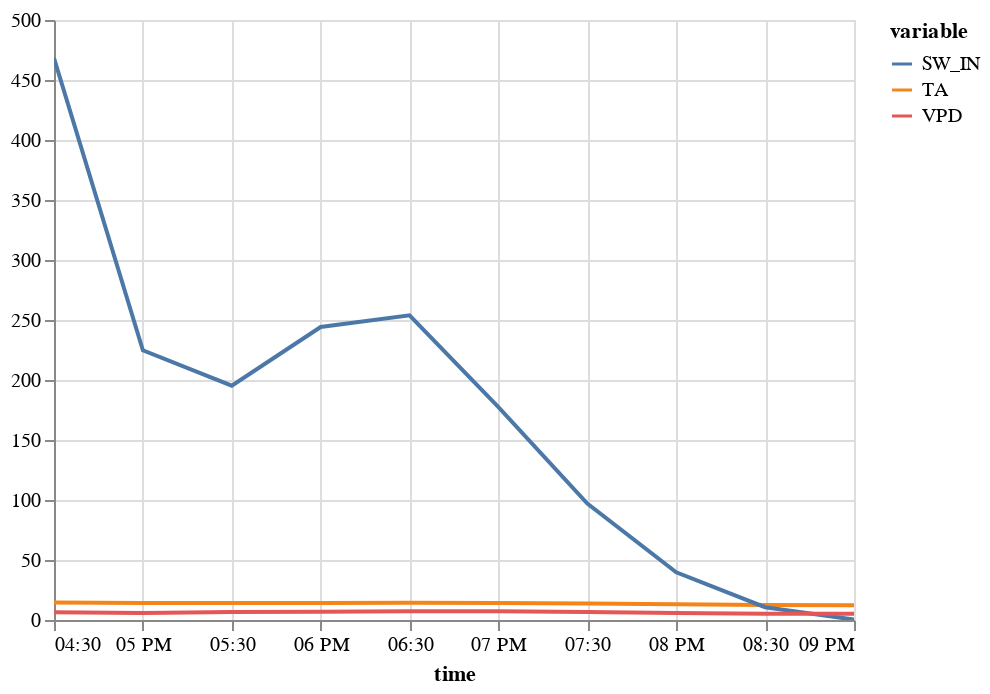

This figure's notebook cell:
### Code cell
plot_line(m_df.tidy())

### Figure 1 — Vega-Lite specification as saved in the notebook (floating-point values rounded to 4 significant figures)
{"config": {"view": {"continuousWidth": 400, "continuousHeight": 300}}, "data": {"name": "data-78793625ad331c69629763c17f6779c5"}, "mark": "line", "encoding": {"color": {"field": "variable", "type": "nominal"}, "x": {"field": "time", "type": "temporal"}, "y": {"field": "value", "scale": {"zero": false}, "title": "", "type": "quantitative"}}, "params": [{"name": "param_4", "select": {"type": "interval"}, "bind": "scales"}], "$schema": "https://vega.github.io/schema/vega-lite/v5.2.0.json", "datasets": {"data-78793625ad331c69629763c17f6779c5": [{"time": "2000-06-15T16:30:00", "variable": "TA", "value": 14.65, "is_present": false}, {"time": "2000-06-15T17:00:00", "variable": "TA", "value": 14.22, "is_present": false}, {"time": "2000-06-15T17:30:00", "variable": "TA", "value": 14.11, "is_present": false}, {"time": "2000-06-15T18:00:00", "variable": "TA", "value": 14.23, "is_present": false}, {"time": "2000-06-15T18:30:00", "variable": "TA", "value": 14.4, "is_present": false}, {"time": "2000-06-15T19:00:00", "variable": "TA", "value": 14.09, "is_present": true}, {"time": "2000-06-15T19:30:00", "variable": "TA", "value": 13.71, "is_present": true}, {"time": "2000-06-15T20:00:00", "variable": "TA", "value": 13.08, "is_present": true}, {"time": "2000-06-15T20:30:00", "variable": "TA", "value": 12.41, "is_present": true}, {"time": "2000-06-15T21:00:00", "variable": "TA", "value": 12.27, "is_present": true}, {"time": "2000-06-15T16:30:00", "variable": "SW_IN", "value": 468.2, "is_present": true}, {"time": "2000-06-15T17:00:00", "variable": "SW_IN", "value": 224.8, "is_present": true}, {"time": "2000-06-15T17:30:00", "variable": "SW_IN", "value": 195.3, "is_present": true}, {"time": "2000-06-15T18:00:00", "variable": "SW_IN", "value": 244.2, "is_present": true}, {"time": "2000-06-15T18:30:00", "variable": "SW_IN", "value": 253.9, "is_present": true}, {"time": "2000-06-15T19:00:00", "variable": "SW_IN", "value": 177.3, "is_present": true}, {"time": "2000-06-15T19:30:00", "variable": "SW_IN", "value": 97.07, "is_present": true}, {"time": "2000-06-15T20:00:00", "variable": "SW_IN", "value": 39.71, "is_present": true}, {"time": "2000-06-15T20:30:00", "variable": "SW_IN", "value": 10.65, "is_present": true}, {"time": "2000-06-15T21:00:00", "variable": "SW_IN", "value": 0.32, "is_present": true}, {"time": "2000-06-15T16:30:00", "variable": "VPD", "value": 6.454, "is_present": false}, {"time": "2000-06-15T17:00:00", "variable": "VPD", "value": 5.799, "is_present": false}, {"time": "2000-06-15T17:30:00", "variable": "VPD", "value": 6.577, "is_present": false}, {"time": "2000-06-15T18:00:00", "variable": "VPD", "value": 6.931, "is_present": false}, {"time": "2000-06-15T18:30:00", "variable": "VPD", "value": 7.286, "is_present": false}, {"time": "2000-06-15T19:00:00", "variable": "VPD", "value": 7.251, "is_present": true}, {"time": "2000-06-15T19:30:00", "variable": "VPD", "value": 6.683, "is_present": true}, {"time": "2000-06-15T20:00:00", "variable": "VPD", "value": 5.851, "is_present": true}, {"time": "2000-06-15T20:30:00", "variable": "VPD", "value": 5.254, "is_present": true}, {"time": "2000-06-15T21:00:00", "variable": "VPD", "value": 5.164, "is_present": true}]}}
